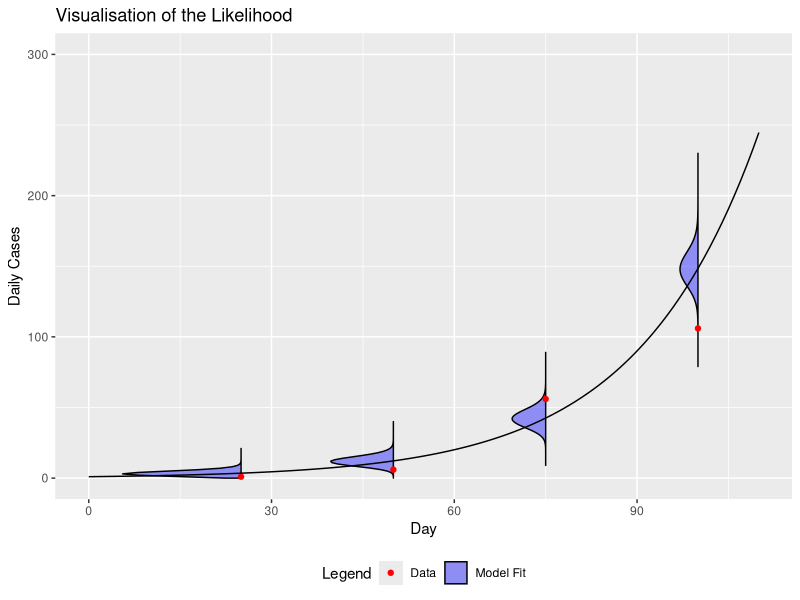
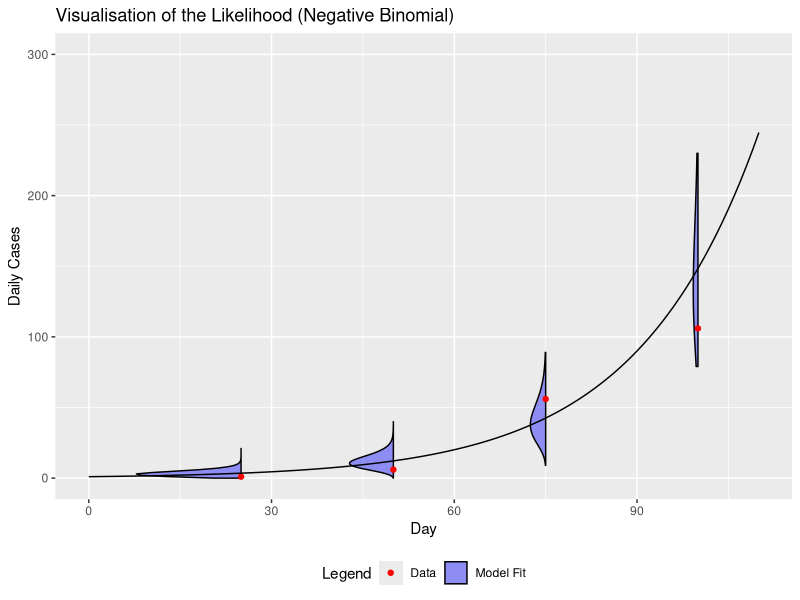
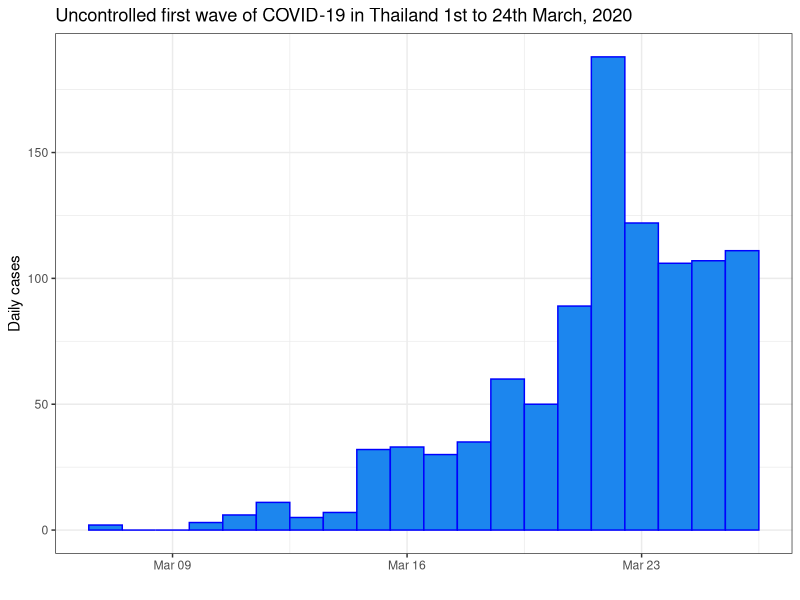
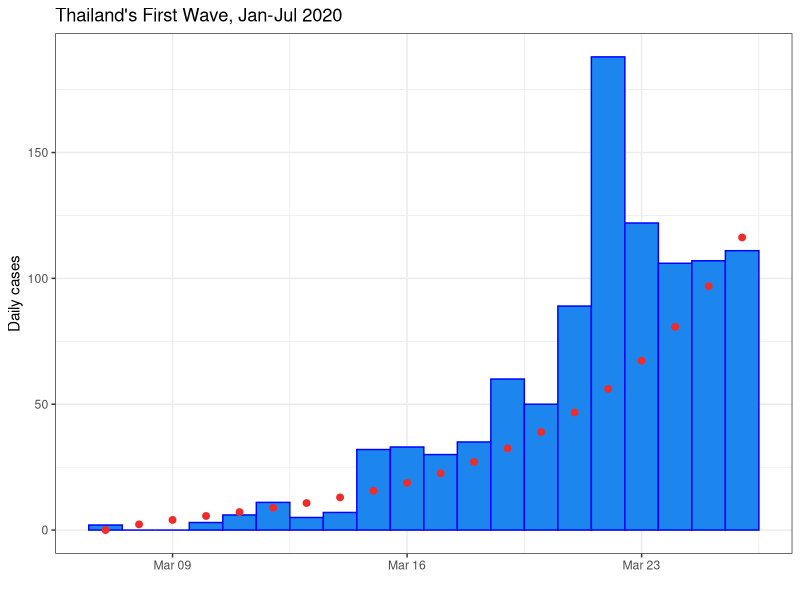
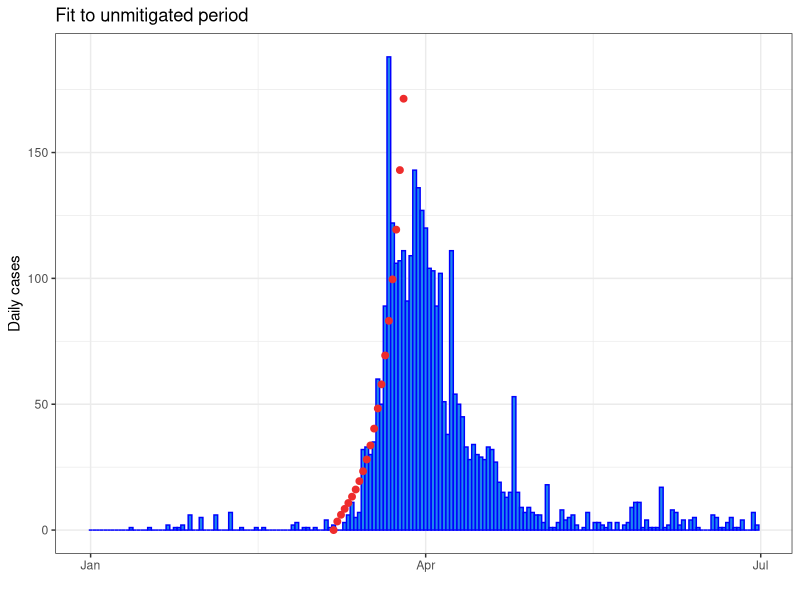
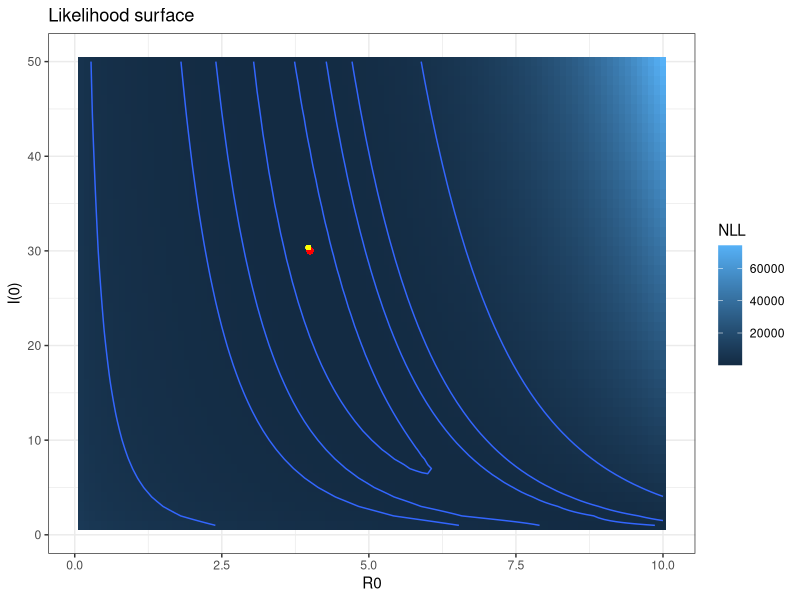
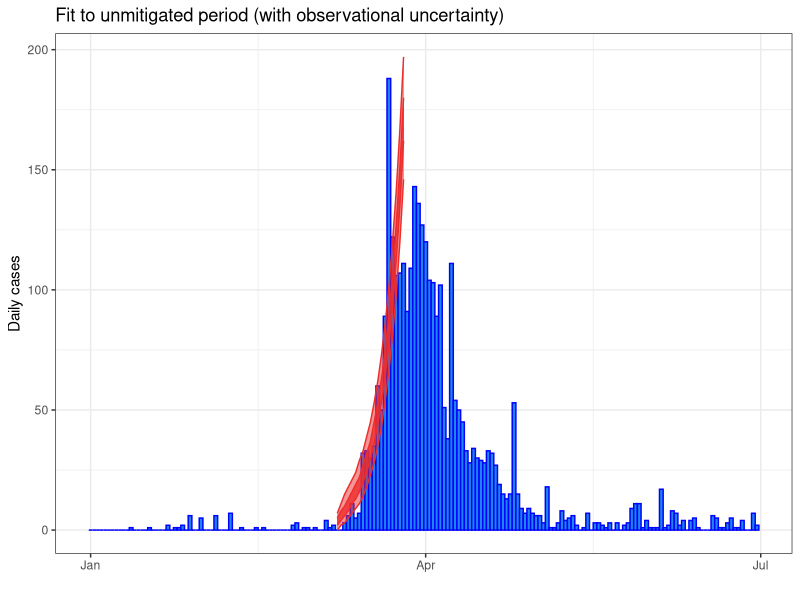

Here is the R script that generated these plots, in order:
## ---- chunk 1
knitr::opts_chunk$set(
    g.align = "center"
)
## ---- chunk 2
#| label: Likelihood
#| fig-cap: "The likelihood assigns the probability of observing data given your underlying model and model parameters."
#| echo: false
#| message: false
set.seed(1)
library(magrittr)
library(dplyr)
library(ggplot2)
sir_data <- tibble(t = c(25, 50, 75, 100), y = exp(0.05 * t)) %>%
    rowwise() %>%
    mutate(rand_y = rpois(1, y))
sir_data <- tibble(t = c(25, 50, 75, 100), y = exp(0.05 * t)) %>%
    rowwise() %>%
    mutate(rand_y = rnbinom(1, mu = y, size = 5))
# # SIR contains the answer
sir <- tibble(t = 0:110, y = exp(0.05 * t))
# Construct the fun figure
distribution_data <- tibble()
times <- c(25, 50, 75, 100)
for (time in times) {
    distribution_data <- distribution_data %>% bind_rows(., tibble(t = time, height = 0:300, width = dpois(height, (sir %>% filter(t == time))$y), width2 = dnbinom(height, mu = (sir %>% filter(t == time))$y, size = 10)))
}

ggplot() +
    geom_ribbon(
        data = distribution_data %>% filter(width >= 1e-10),
        aes(xmin = t, xmax = t - 90 * width, y = height, group = t, fill = "Model Fit", color = "Model Fit"),
        outline.type = "full", alpha = 0.4
    ) +
    geom_point(
        data = sir_data,
        aes(x = t, y = rand_y, color = "Data", fill = "Data")
    ) +
    geom_line(data = sir, aes(y = y, x = t)) +
    scale_y_continuous("Daily Cases", limits = c(NA, 300)) +
    scale_x_continuous("Day") +
    ggtitle("Visualisation of the Likelihood") +
    scale_fill_manual(name = "Legend", values = c("Model Fit" = "blue", "Data" = "red")) +
    scale_color_manual(name = "Legend", values = c("Data" = "red", "Model Fit" = "black")) +
    theme(legend.position = "bottom")

## ---- chunk 3
#| label: NegativeBinomialLikelihood
#| fig-cap: "Changing the assumed distribution that the data is from will change the likelihood. We can see that by assuming that each data point is negative binomial we get more variance in our distribution."
#| echo: false
#| message: false
ggplot() +
    geom_ribbon(
        data = distribution_data %>% filter(width >= 1e-10),
        aes(xmin = t, xmax = t - 90 * width2, y = height, group = t, fill = "Model Fit", color = "Model Fit"),
        outline.type = "full", alpha = 0.4
    ) +
    geom_point(
        data = sir_data,
        aes(x = t, y = rand_y, color = "Data", fill = "Data")
    ) +
    geom_line(data = sir, aes(y = y, x = t)) +
    scale_y_continuous("Daily Cases", limits = c(NA, 300)) +
    scale_x_continuous("Day") +
    ggtitle("Visualisation of the Likelihood (Negative Binomial)") +
    scale_fill_manual(name = "Legend", values = c("Model Fit" = "blue", "Data" = "red")) +
    scale_color_manual(name = "Legend", values = c("Data" = "red", "Model Fit" = "black")) +
    theme(legend.position = "bottom")

## ---- chunk 4
# SPARK Modelling Short course

#########################
## FITTING MODELS IN R ##
#########################
library(dplyr)
library(deSolve)
library(ggplot2)
## ---- chunk 5
# Data imports and filtering
first_wave <- read.csv("first_wave_TH.csv", colClasses = c("Date", "numeric", "numeric"))
# fixing the format of date
first_wave$Date <- as.Date(first_wave$Date, format = "%Y-%m-%d")
# Time window
start_date <- as.Date("2020-03-07")
end_date <- as.Date("2020-03-26")

# Filter data to capture period prior to interventions. This has already been done in the last session.
uncontrolled_period <- first_wave %>%
    filter(Date >= start_date, Date <= end_date)

# Plot the filtered data
ggplot(uncontrolled_period) +
    geom_col(aes(x = Date, y = Cases), width = 1, fill = "dodgerblue2", colour = "blue") +
    ylab("Daily cases") +
    xlab("") +
    ggtitle("Uncontrolled first wave of COVID-19 in Thailand 1st to 24th March, 2020") +
    theme_bw()
## ---- chunk 6
## Define model as per the previous session
# Time window
times <- seq(start_date, end_date, by = 1)

# Model parameters
parameters <- c(
    R0 = 4,
    incubation_period = 5,
    infectious_period = 6
)

# Initial conditions
Total_population <- 6.6e7 # Population of Thailand
Initial_exposed <- 0
Initial_infectious <- 20 # Initial infectious seed
Initial_recovered <- 0
Initial_susceptible <- Total_population - Initial_exposed - Initial_infectious - Initial_recovered

# State variables
state <- c(
    Susceptible = Initial_susceptible,
    Exposed = Initial_exposed,
    Infectious = Initial_infectious,
    Recovered = Initial_recovered
)


# Model function
COVID.base <- function(t, state, parameters) {
    with(as.list(c(state, parameters)), {
        # Calculate the total population size
        Total_population <- Susceptible + Exposed + Infectious + Recovered

        # Calculate the average force of infection imposed on each susceptible individual
        force_of_infection <- R0 * Infectious / (Total_population * infectious_period)

        # Calculate the net (instantaneous) change in each state variable
        Susceptible_change <- -force_of_infection * Susceptible
        Exposed_change <- force_of_infection * Susceptible - Exposed / incubation_period
        Infectious_change <- Exposed / incubation_period - Infectious / infectious_period
        Recovered_change <- Infectious / infectious_period

        # Return net changes as list
        return(list(
            c(
                Susceptible_change,
                Exposed_change,
                Infectious_change,
                Recovered_change
            )
        ))
    })
}

solve.base.model <- function(y_ = state,
                             times_ = times,
                             func. = COVID.base,
                             parms_ = parameters) {
    out <- ode(
        y = y_,
        times = as.numeric(times_ - times_[1]),
        func = func.,
        parms = parms_
    )

    # Calculate the prevalence, incidence and cumulative incidence (for comparison with data)
    out <- as.data.frame(out) %>%
        mutate(
            Prevalence = Exposed + Infectious,
            Incidence = Exposed / parms_["incubation_period"],
            Cumulative_incidence = cumsum(Incidence) + Incidence[1],
            Population = Susceptible + Exposed + Infectious + Recovered,
            Date = times_
        )

    return(out)
}
## ---- chunk 7
# now we use the model developed in the last session and solve it
# for an initial set of parameters, an initial state and using times
# from just 7th - 26th  of March 2020
out_init <- solve.base.model(
    y_ = state,
    times_ = times,
    func. = COVID.base,
    parms_ = parameters
)

# Plot the filtered data and the first model "guess"
ggplot(uncontrolled_period) +
    geom_col(aes(x = Date, y = Cases), width = 1, fill = "dodgerblue2", colour = "blue") +
    geom_point(data = out_init, aes(x = Date, y = Incidence), size = 2, colour = "firebrick2") +
    ylab("Daily cases") +
    xlab("") +
    ggtitle("Thailand's First Wave, Jan-Jul 2020") +
    theme_bw()
## ---- chunk 8
# find the sum of the residuals squared for day 2 until day 24
SSQ_initial <- sum((uncontrolled_period$Cases[-1] - out_init$Incidence[-1])^2)
SSQ_initial
## ---- chunk 9
# Calculate the negative log-likelihood for our initial parameter values, assuming a Poisson residual distribution
poisson_negative_log_likelihood_initial <- -sum(dpois(uncontrolled_period$Cases[-1],
    out_init$Incidence[-1],
    log = TRUE
))
poisson_negative_log_likelihood_initial
## ---- chunk 10
# transform the parameters
# The search / optimization algorithm we employ searches over
# the range (-Inf, Inf) for each variable. In our application
# we are only interested in solutions in the range (0, Inf)
# for R0 and I(0). Therefore, it
# would be a good idea to apply a transformation to our
# search space so that we are not wasting time exploring
# infeasible regions of parameter space.
initial_transformed_parameters <- log(c(
    "R0" = 4,
    "Initial_infectious" = 20
))
## ---- chunk 11
#### Fitting routine ####

# We have selected R0 and I(0) as our free parameters
# We need a function that accepts R0 and I(0) as arguments,
# solves the model using these inputs, and calculates the
# negative log-likelihood of the data given these parameters

negative_log_likelihood <- function(transformed_parameters,
                                    data = uncontrolled_period$Cases[-1],
                                    state_base = state,
                                    times_ = times,
                                    func. = COVID.base,
                                    parms_base = parameters) {

    # Untransform parameters
    R0 <- exp(transformed_parameters["R0"])
    Initial_infectious <- exp(transformed_parameters["Initial_infectious"])

    # Calculate updated susceptible population
    Initial_susceptible <- state_base["Susceptible"] + state_base["Infectious"] - Initial_infectious

    # Overwrite baseline parameters with proposed parameters
    parms_base["R0"] <- R0
    state_base["Susceptible"] <- Initial_susceptible
    state_base["Infectious"] <- Initial_infectious

    # Solve model with updated parameters
    out <- solve.base.model(
        state_base,
        times_,
        func.,
        parms_base
    )

    return(-sum(dpois(
        x = data,
        lambda = out$Incidence[-1],
        log = TRUE
    )))
}
## ---- chunk 12
poisson_negative_log_likelihood_initial_from_function <- negative_log_likelihood(initial_transformed_parameters)
poisson_negative_log_likelihood_initial_from_function
poisson_negative_log_likelihood_initial
## ---- chunk 13
#### Optimal parameters ####

# Use the optim function to determine the parameters that
# minimize the negative log-likelihood (i.e., maximize
# the likelihood)
# We will use the Nelder-Mead optimization solver
optim_NM <- optim(
    par = initial_transformed_parameters,
    fn = negative_log_likelihood,
    control = list(maxit = 500),
    method = "Nelder-Mead",
    hessian = TRUE
)
## ---- chunk 14
# Check for convergence (always code 0 for NM)
optim_NM$convergence # 0 - converged; 1 - failed to converge

# Inspect solution
optim_NM$par
## ---- chunk 15
# Back-transform parameters
optimum_parameters <- exp(optim_NM$par)
optimum_parameters
## ---- chunk 16
# Inspect the optimal negative log-likelihood
optimum_NLL <- optim_NM$value
optimum_NLL
## ---- chunk 17
#### Optimal model solution ####

# Create the optimal parameter and state vectors
optimal_parameters <- parameters
optimal_parameters["R0"] <- optimum_parameters["R0"]

optimal_initial_state <- state
optimal_initial_state["Susceptible"] <- state["Susceptible"] + state["Infectious"] - optimum_parameters["Initial_infectious"]
optimal_initial_state["Infectious"] <- optimum_parameters["Initial_infectious"]

# Solve the model given the optimal parameters and initial conditions
optimal_solution <- solve.base.model(
    y_ = optimal_initial_state,
    times_ = times,
    func. = COVID.base,
    parms = optimal_parameters
)


# Plot the optimal solution
ggplot(first_wave) +
    geom_col(aes(x = Date, y = Cases), width = 1, fill = "dodgerblue2", colour = "blue") +
    geom_point(data = optimal_solution, aes(x = Date, y = Incidence), size = 2, colour = "firebrick2") +
    ylab("Daily cases") +
    xlab("") +
    ggtitle("Fit to unmitigated period") +
    theme_bw()
## ---- chunk 18
#| cache: TRUE
# Specify search grid
R0_vec <- seq(from = 0.1, to = 10, by = 0.1)
initial_infectious_vec <- seq(from = 1, to = 50, by = 1)

# the function that will perform grid search

nll.grid <- function(R0_vec, initial_infectious_vec) {
    parameter_grid <- expand.grid(
        R0 = R0_vec,
        initial_infectious = initial_infectious_vec
    )
    nll <- data.frame(matrix(nrow = nrow(parameter_grid), ncol = 1))
    colnames(nll) <- "NLL"
    for (row_of_params in seq(1, dim(parameter_grid)[1])) {
        transformed_params <- log(c(
            "R0" = parameter_grid[row_of_params, 1],
            "Initial_infectious" = parameter_grid[row_of_params, 2]
        ))
        nll[row_of_params, ] <- negative_log_likelihood(transformed_params)
    }
    return(data.frame(
        Reproduction_number = parameter_grid["R0"],
        Initial_infectious = parameter_grid["initial_infectious"],
        nll
    ))
}

# call the function that will calculate likelihood surface
nll_grid_results <- nll.grid(R0_vec, initial_infectious_vec)


# Plot likelihood surface
nll_plot <- nll_grid_results %>%
    ggplot2::ggplot(aes(
        x = R0,
        y = initial_infectious,
        fill = NLL,
        z = NLL
    )) +
    geom_tile() +
    geom_contour(breaks = c(100, 110, 120, 130, 200, 500, 1000, 4000)) +
    ylab("I(0)") +
    xlab("R0") +
    ggtitle("Likelihood surface") +
    theme_bw()

# Extract optimum from grid search
grid_optimum <- nll_grid_results[which.min(nll_grid_results$NLL), ]
grid_optimum

# Superimpose optimum on likelihood surface plot
nll_plot <- nll_plot +
    geom_point(aes(
        x = grid_optimum$R0,
        y = grid_optimum$initial_infectious
    ),
    colour = "red",
    )
# Superimpose optimal point to negative-log-likelihood plot
nll_plot <- nll_plot + geom_point(aes(
    x = optimum_parameters["R0"],
    y = optimum_parameters["Initial_infectious"]
),
colour = "yellow",
size = 1
)

print(nll_plot)
## ---- chunk 19
# Calculate the observational confidence intervals
optimal_solution <- optimal_solution %>%
    mutate(
        lower50 = qpois(p = 0.25, lambda = Incidence), # 50% confidence interval (i.e., 25 - 75th centiles)
        upper50 = qpois(p = 0.75, lambda = Incidence),
        lower95 = qpois(p = 0.025, lambda = Incidence), # 95% confidence interval (i.e., 2.5 - 97.5th centiles)
        upper95 = qpois(p = 0.975, lambda = Incidence)
    )

# Plot confidence intervals as ribbons around the central estimates
ggplot(first_wave) +
    geom_col(aes(x = Date, y = Cases), width = 1.0, fill = "dodgerblue2", colour = "blue") +
    geom_ribbon(data = optimal_solution[-1, ], aes(x = Date, ymin = lower50, ymax = upper50), fill = "firebrick2", colour = "firebrick2", alpha = 0.8) +
    geom_ribbon(data = optimal_solution[-1, ], aes(x = Date, ymin = lower95, ymax = upper95), fill = "firebrick2", colour = "firebrick2", alpha = 0.5) +
    ylab("Daily cases") +
    xlab("") +
    ggtitle("Fit to unmitigated period (with observational uncertainty)") +
    theme_bw()
## ---- chunk 20
optim_NM$hessian
## ---- chunk 21
# Covariance matrix
covar_matrix <- solve(optim_NM$hessian)
covar_matrix
## ---- chunk 22
# Now use the covariance matrix to generate standard errors for each parameter
std_errors <- sqrt(diag(covar_matrix))
estimates_transformed <- data.frame(
    estimate = optim_NM$par,
    std_error = std_errors
) %>%
    mutate(
        lower95CI = estimate - 1.96 * std_error,
        upper95CI = estimate + 1.96 * std_error
    )
estimates_transformed


# Back-transform estimates and confidence intervals
estimates <- exp(estimates_transformed[, -2])
estimates
